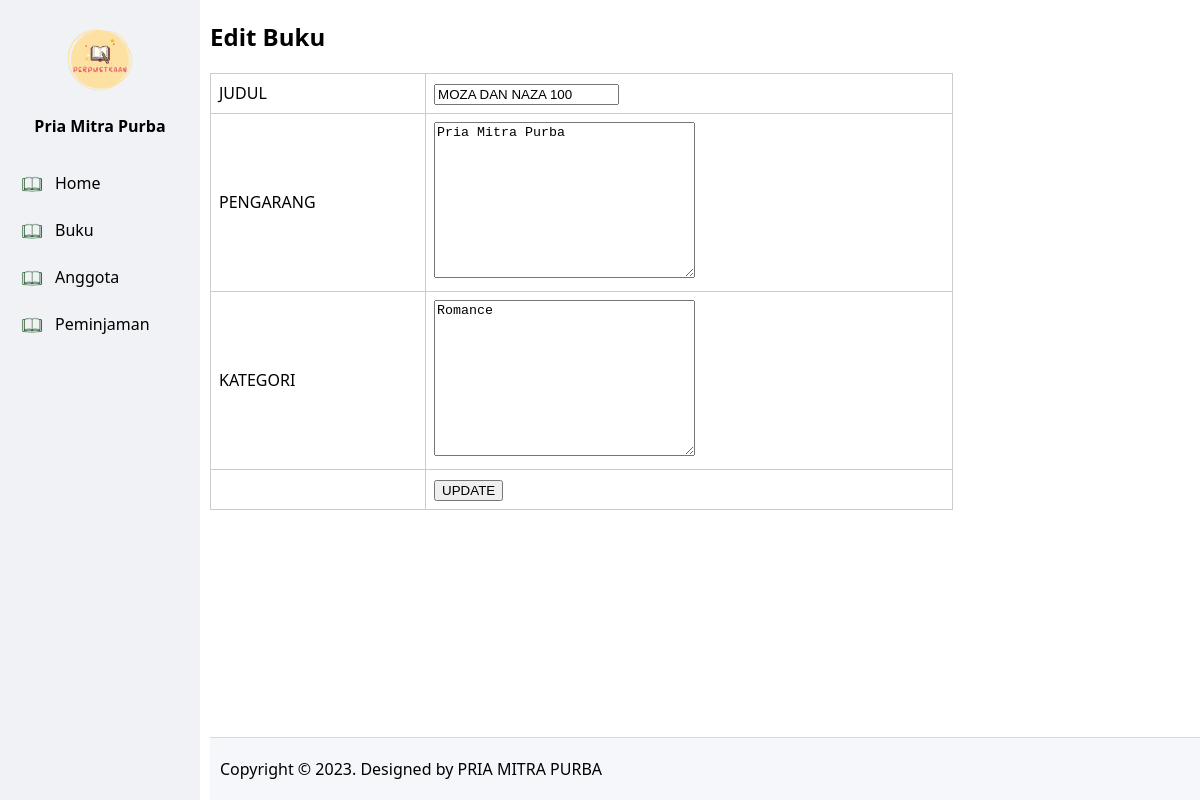
Screenshot of /index.php?hal=buku_edit&id=1 with the database file from the repository.
### tables this page shows
CREATE TABLE `buku` (
  `ID_Buku` int(11) NOT NULL,
  `Judul` varchar(255) DEFAULT NULL,
  `Pengarang` varchar(255) DEFAULT NULL,
  `Kategori` varchar(50) DEFAULT NULL
);

### inc/Koneksi.php (called while the page is built, shortened)
<?php
class Koneksi {
    public function __construct() {
        $this->db = new \PDO("mysql:host=localhost;dbname=dbperpus", "root", "");
    }
}
?>

### app/buku.php (called while the page is built, shortened)
<?php
class buku extends Koneksi {
    public function edit($id)
    {
        $sql = "SELECT * FROM buku WHERE ID_Buku=:ID_Buku";
        $stmt = $this->db->prepare($sql);
        $stmt->bindParam(":ID_Buku", $id);
        $stmt->execute();
        $row = $stmt->fetch();
        return $row;
    }
}

### buku_edit.php (the view, shortened to what this page needs)
<?php
$id = $_GET['id'];
$buku = new App\buku();
$row = $buku->edit($id);
?>
<h2>Edit Buku</h2>
<form action="buku_proses.php" method="post">
    <table>
        <tr>
            <td>JUDUL</td>
            <td><input type="text" name="Judul" value="<?php echo $row['Judul']; ?>"></td>
        </tr>
        <tr>
            <td>PENGARANG</td>
            <td><textarea name="Pengarang" id="" cols="30" rows="10"><?php echo $row['Pengarang']; ?></textarea></td>
        </tr>
        <tr>
            <td>KATEGORI</td>
            <td><textarea name="Kategori" id="" cols="30" rows="10"><?php echo $row['Kategori']; ?></textarea></td>
        </tr>
        <tr>
            <td></td>
            <td><input type="submit" name="btn_update" value="UPDATE"></td>
        </tr>
    </table>
</form>

### layouts/assets/css/style.css (style rules this page uses)
body { font-family: 'Segoe UI', Tahoma, Geneva, Verdana, sans-serif; margin: 0; }
table { margin: 15px 0; border: 1px solid #cccccc; border-collapse: collapse; width: 75%; }
table td { border: 1px solid #cccccc; padding: 8px; }

### rows the page displays
buku: Judul "MOZA DAN NAZA 100", Pengarang "Pria Mitra Purba", Kategori "Romance"
